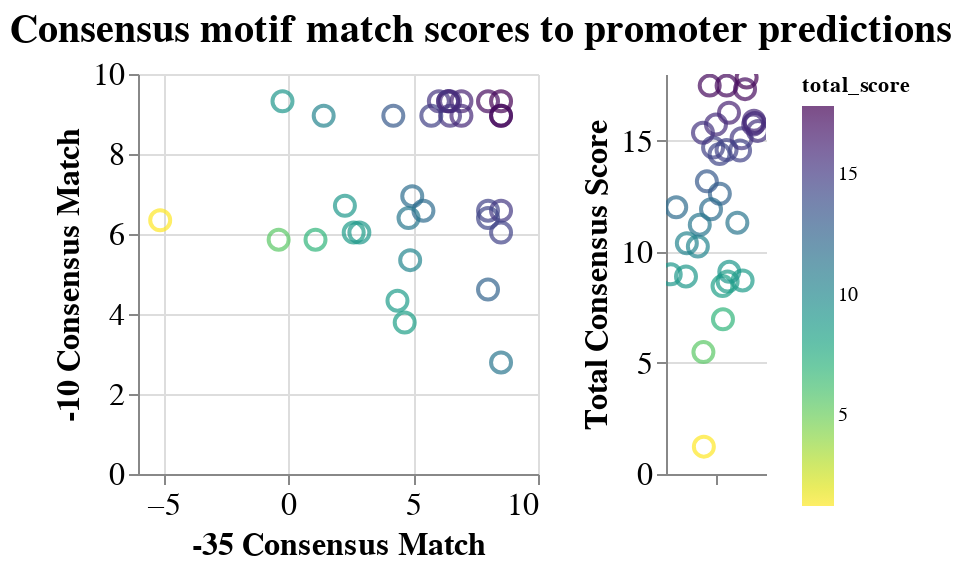

The code cell stored with this chart in its notebook:
### Markdown cell above
In this dataframe, `hex1_score` and `hex2_score` represent this predictions log odds score (how well it matches) to the consensus PSSM above. The `total_score` is the sum of `hex1_score` and `hex2_score`. Higher scores indicate better matches to the consensus.

### Code cell
# scatter plot of hex1 vs hex 2
scatter = alt.Chart(
    hex_score_df,
).mark_point().encode(
    x=alt.X('hex1_score:Q',axis=alt.Axis(title="-35 Consensus Match")),
    y=alt.Y('hex2_score:Q',axis=alt.Axis(title="-10 Consensus Match")),
    color=alt.Color('total_score:Q',scale=alt.Scale(scheme='viridis'),sort='descending'),
    size=alt.value(100),
    tooltip=["desc:N","hex1:N",'hex2:N','total_score:Q'],
).properties(
    width=200,
    height=200
).interactive()

# stripplot showing total score (hex1 + hex2)
stripplot = alt.Chart(
    hex_score_df,
).mark_point().encode(
    x=alt.X(
        'jitter:Q',
        title=None,
        axis=alt.Axis(values=[0], ticks=True, grid=False, labels=False),
        scale=alt.Scale()
    ),
    y=alt.Y(
        'total_score:Q',
        axis=alt.Axis(title="Total Consensus Score")),
    color=alt.Color(
        'total_score:Q',
        scale=alt.Scale(scheme='viridis'),
        sort='descending'),
    size=alt.value(100),
    tooltip=["desc:N","hex1:N",'hex2:N','total_score:Q'],
).transform_calculate(
    # Generate Gaussian jitter with a Box-Muller transform
    jitter='sqrt(-2*log(random()))*cos(2*PI*random())'
).properties(height=200, width=50
).interactive()

# horizontally concat plots
combo = alt.hconcat(
    scatter, 
    stripplot,
    title=f"Consensus motif match scores to promoter predictions"
).configure_view(
    stroke=None
).configure_axis(
    labelFontSize=16,
    titleFontSize=16,
).configure_title(
    anchor='middle',
    fontSize=20
)

#combo.save('consensus_scatter.html')
combo

### Figure 1 — Vega-Lite specification as saved in the notebook (floating-point values rounded to 4 significant figures)
{"config": {"view": {"continuousWidth": 400, "continuousHeight": 300, "stroke": null}, "axis": {"labelFontSize": 16, "titleFontSize": 16}, "title": {"anchor": "middle", "fontSize": 20}}, "hconcat": [{"mark": "point", "encoding": {"color": {"type": "quantitative", "field": "total_score", "scale": {"scheme": "viridis"}, "sort": "descending"}, "size": {"value": 100}, "tooltip": [{"type": "nominal", "field": "desc"}, {"type": "nominal", "field": "hex1"}, {"type": "nominal", "field": "hex2"}, {"type": "quantitative", "field": "total_score"}], "x": {"type": "quantitative", "axis": {"title": "-35 Consensus Match"}, "field": "hex1_score"}, "y": {"type": "quantitative", "axis": {"title": "-10 Consensus Match"}, "field": "hex2_score"}}, "height": 200, "selection": {"selector001": {"type": "interval", "bind": "scales", "encodings": ["x", "y"]}}, "width": 200}, {"mark": "point", "encoding": {"color": {"type": "quantitative", "field": "total_score", "scale": {"scheme": "viridis"}, "sort": "descending"}, "size": {"value": 100}, "tooltip": [{"type": "nominal", "field": "desc"}, {"type": "nominal", "field": "hex1"}, {"type": "nominal", "field": "hex2"}, {"type": "quantitative", "field": "total_score"}], "x": {"type": "quantitative", "axis": {"grid": false, "labels": false, "ticks": true, "values": [0]}, "field": "jitter", "scale": {}, "title": null}, "y": {"type": "quantitative", "axis": {"title": "Total Consensus Score"}, "field": "total_score"}}, "height": 200, "selection": {"selector002": {"type": "interval", "bind": "scales", "encodings": ["x", "y"]}}, "transform": [{"calculate": "sqrt(-2*log(random()))*cos(2*PI*random())", "as": "jitter"}], "width": 50}], "data": {"name": "data-061f51e008741ce51ad6e1611cb4996b"}, "title": "Consensus motif match scores to promoter predictions", "$schema": "https://vega.github.io/schema/vega-lite/v4.0.2.json", "datasets": {"data-061f51e008741ce51ad6e1611cb4996b": [{"locus_tag": "BSU_00440", "desc": "BSU_00440|veg|conserved hypothetical protein", "motif_block": "TTGACAACGTCTTATTAACGTTGATATAAT", "hex1": "TTGACA", "hex1_score": 8.522, "hex2": "TATAAT", "hex2_score": 9.318, "total_score": 17.84}, {"locus_tag": "BSU_00490", "desc": "BSU_00490|spoVG|regulator required for spore cortex synthesis (stage V sporulation)", "motif_block": "TTTCAGAAAAAATCGTGGAATTGATACACT", "hex1": "TTTCAG", "hex1_score": 2.628, "hex2": "TACACT", "hex2_score": 6.035, "total_score": 8.663}, {"locus_tag": "BSU_01020", "desc": "BSU_01020|rplK|ribosomal protein L11 (BL11)", "motif_block": "TTGAAATTGCTATATATAAATGATAATAT", "hex1": "TTGAAA", "hex1_score": 8.001, "hex2": "TAATAT", "hex2_score": 6.582, "total_score": 14.58}, {"locus_tag": "BSU_01030", "desc": "BSU_01030|rplA|ribosomal protein L1 (BL1)", "motif_block": "TATTCGTGGGAGGTTATTCCGCTATAAC", "hex1": "TATTCG", "hex1_score": -0.3739, "hex2": "TATAAC", "hex2_score": 5.859, "total_score": 5.485}, {"locus_tag": "BSU_01090", "desc": "BSU_01090|rulS|K-turn RNA binding protein; alternative ribosomal protein L7A", "motif_block": "TTGACATTCGTCTCCTAGAATGATAATAT", "hex1": "TTGACA", "hex1_score": 8.522, "hex2": "TAATAT", "hex2_score": 6.582, "total_score": 15.1}, {"locus_tag": "BSU_01100", "desc": "BSU_01100|rpsL|ribosomal protein S12 (BS12)", "motif_block": "ATGAACCACCTGGGTATGTGGGTTATAAA", "hex1": "ATGAAC", "hex1_score": 2.277, "hex2": "TATAAA", "hex2_score": 6.707, "total_score": 8.983}, {"locus_tag": "BSU_01130", "desc": "BSU_01130|tufA|elongation factor Tu", "motif_block": "TTGCCGCTTAACTCAAGTATAACTACTAT", "hex1": "TTGCCG", "hex1_score": 5.417, "hex2": "TACTAT", "hex2_score": 6.582, "total_score": 12.0}, {"locus_tag": "BSU_01150", "desc": "BSU_01150|rpsJ|ribosomal protein S10 (BS13); transcription antitermination factor", "motif_block": "TTGATAAATAAGAAAAACCCCTGTATAAT", "hex1": "TTGATA", "hex1_score": 6.937, "hex2": "TATAAT", "hex2_score": 9.318, "total_score": 16.25}, {"locus_tag": "BSU_01430", "desc": "BSU_01430|rpoA|RNA polymerase (alpha subunit)", "motif_block": "TTGCCTGAGCACATACGGGACTAAACAAT", "hex1": "TTGCCT", "hex1_score": 4.887, "hex2": "AACAAT", "hex2_score": 5.347, "total_score": 10.23}, {"locus_tag": "BSU_03480", "desc": "BSU_03480|srfAA|surfactin synthetase", "motif_block": "TTGAAAACAATGAATAAATAGCCAAAAT", "hex1": "TTGAAA", "hex1_score": 8.001, "hex2": "CAAAAT", "hex2_score": 4.61, "total_score": 12.61}, {"locus_tag": "BSU_03510", "desc": "BSU_03510|srfAC|surfactin synthetase", "motif_block": "TTGACATGCTTGAGGAGAATTTAAAAT", "hex1": "TTGACA", "hex1_score": 8.522, "hex2": "TAAAAT", "hex2_score": 8.956, "total_score": 17.48}, {"locus_tag": "BSU_13560", "desc": "BSU_13560|mtnK|methylthioribose kinase (methionine salvage pathway, promiscuous)", "motif_block": "TTTACGGCCACATATTAATTAATTACATA", "hex1": "TTTACG", "hex1_score": 4.668, "hex2": "TACATA", "hex2_score": 3.786, "total_score": 8.454}, {"locus_tag": "BSU_14600", "desc": "BSU_14600|pdhC|pyruvate dehydrogenase (dihydrolipoamide acetyltransferase E2 subunit)", "motif_block": "TTTCAATGCTTACGATGTAAACTTTAAAAT", "hex1": "TTTCAA", "hex1_score": 4.213, "hex2": "TAAAAT", "hex2_score": 8.956, "total_score": 13.17}, {"locus_tag": "BSU_15920", "desc": "BSU_15920|acpA|acyl carrier protein", "motif_block": "TAGTTTTTTAAAAACGAATCCACTATAAT", "hex1": "TAGTTT", "hex1_score": -0.2209, "hex2": "TATAAT", "hex2_score": 9.318, "total_score": 9.097}, {"locus_tag": "BSU_15970", "desc": "BSU_15970|ylxM|component of the signal recognition particle (SRP) protein-targeting pathway", "motif_block": "TTGACAGTGTCATTAAAACCGTGTAAACT", "hex1": "TTGACA", "hex1_score": 8.522, "hex2": "TAAACT", "hex2_score": 6.035, "total_score": 14.56}, {"locus_tag": "BSU_16490", "desc": "BSU_16490|rpsB|ribosomal protein S2", "motif_block": "TTGTCGGATAAAGCTGTGTTATATTAT", "hex1": "TTGTCG", "hex1_score": 4.97, "hex2": "TATTAT", "hex2_score": 6.945, "total_score": 11.91}, {"locus_tag": "BSU_16680", "desc": "BSU_16680|rpsO|ribosomal protein S15 (BS18)", "motif_block": "TTGCAACGCACGCAAATTTTATTCTAAAAT", "hex1": "TTGCAA", "hex1_score": 6.481, "hex2": "TAAAAT", "hex2_score": 8.956, "total_score": 15.44}, {"locus_tag": "BSU_16960", "desc": "BSU_16960|rny|endoribonuclease Y", "motif_block": "TTGACAAGTATTTCCGACACATTTACAAT", "hex1": "TTGACA", "hex1_score": 8.522, "hex2": "TACAAT", "hex2_score": 8.956, "total_score": 17.48}, {"locus_tag": "BSU_21490", "desc": "BSU_21490|sunI|protein of immunity to sublancin", "motif_block": "TTTAAAAACTTAAAAAACATGGTAAAAT", "hex1": "TTTAAA", "hex1_score": 5.732, "hex2": "TAAAAT", "hex2_score": 8.956, "total_score": 14.69}, {"locus_tag": "BSU_22790", "desc": "BSU_22790|hbs|non-specific DNA-binding protein HBsu", "motif_block": "TTGACGAGCAAGGGATTGACGCTTTAAAAT", "hex1": "TTGACG", "hex1_score": 6.937, "hex2": "TAAAAT", "hex2_score": 8.956, "total_score": 15.89}, {"locus_tag": "BSU_25020", "desc": "BSU_25020|sodA|superoxide dismutase (Mn[2+]-dependent)", "motif_block": "TTGATTACAAAGCATTCTTTTGTTACATT", "hex1": "TTGATT", "hex1_score": 4.821, "hex2": "TACATT", "hex2_score": 6.398, "total_score": 11.22}, {"locus_tag": "BSU_25050", "desc": "BSU_25050|yqgA|cell wall protein", "motif_block": "TTGACAGGATTTCTTCGACTAAACATT", "hex1": "TTGACA", "hex1_score": 8.522, "hex2": "AACATT", "hex2_score": 2.789, "total_score": 11.31}, {"locus_tag": "BSU_25410", "desc": "BSU_25410|rpsU|ribosomal protein S21", "motif_block": "TTGACCTGACTGATGGCTTATATTATAAT", "hex1": "TTGACC", "hex1_score": 6.406, "hex2": "TATAAT", "hex2_score": 9.318, "total_score": 15.72}, {"locus_tag": "BSU_29130", "desc": "BSU_29130|icd|isocitrate dehydrogenase", "motif_block": "TTGTTCAGACATCAAAATTGGGTTACACT", "hex1": "TTGTTC", "hex1_score": 2.854, "hex2": "TACACT", "hex2_score": 6.035, "total_score": 8.889}, {"locus_tag": "BSU_31910", "desc": "BSU_31910|yukE|small WGX100 secreted protein (ESX-dependent secretion)", "motif_block": "TTGACTATGCCGAAAAACTGTTTTTATAAT", "hex1": "TTGACT", "hex1_score": 6.406, "hex2": "TATAAT", "hex2_score": 9.318, "total_score": 15.72}, {"locus_tag": "BSU_35360", "desc": "BSU_35360|hag|flagellin protein", "motif_block": "TTAACAAAATCAGAGACAATCCGATATTAA", "hex1": "TTAACA", "hex1_score": 4.379, "hex2": "TATTAA", "hex2_score": 4.333, "total_score": 8.712}, {"locus_tag": "BSU_36850", "desc": "BSU_36850|atpF|ATP synthase (subunit b, component F0)", "motif_block": "AGCATAAAAGCCTTATATGAACTAAAAA", "hex1": "AGCATA", "hex1_score": -5.113, "hex2": "TAAAAA", "hex2_score": 6.344, "total_score": 1.231}, {"locus_tag": "BSU_37070", "desc": "BSU_37070|rpmEA|ribosomal protein L31", "motif_block": "TTGCAAAAGAAGTAAATCACTGATATAAT", "hex1": "TTGCAA", "hex1_score": 6.481, "hex2": "TATAAT", "hex2_score": 9.318, "total_score": 15.8}, {"locus_tag": "BSU_37460", "desc": "BSU_37460|rapF|response regulator aspartate phosphatase anti-activator of ComA", "motif_block": "CAGACATACACTGCTCACGCAGATATAAC", "hex1": "CAGACA", "hex1_score": 1.101, "hex2": "TATAAC", "hex2_score": 5.859, "total_score": 6.959}, {"locus_tag": "BSU_40090", "desc": "BSU_40090|ahpC|alkyl hydroperoxide reductase (small subunit)", "motif_block": "TTGAAAGCGATTATGCTTTCTAATACATT", "hex1": "TTGAAA", "hex1_score": 8.001, "hex2": "TACATT", "hex2_score": 6.398, "total_score": 14.4}, {"locus_tag": "BSU_40910", "desc": "BSU_40910|rpsF|ribosomal protein S6 (BS9)", "motif_block": "TTGTAAAGGGACAAGAGCTTTGGTATAAT", "hex1": "TTGTAA", "hex1_score": 6.034, "hex2": "TATAAT", "hex2_score": 9.318, "total_score": 15.35}, {"locus_tag": "BSU_misc_RNA_47", "desc": "BSU_misc_RNA_47||mRNA L20_leader attenuator sequence", "motif_block": "TTGCGCTCATAGAAAACCCATGTTACAAT", "hex1": "TTGCGC", "hex1_score": 1.427, "hex2": "TACAAT", "hex2_score": 8.956, "total_score": 10.38}, {"locus_tag": "BSU_misc_RNA_55", "desc": "BSU_misc_RNA_55|ssrA|transfer-messenger RNA (tmRNA, 10Sa RNA)", "motif_block": "TTGAAAAGAGCCGTGATCATGTTATAAT", "hex1": "TTGAAA", "hex1_score": 8.001, "hex2": "TATAAT", "hex2_score": 9.318, "total_score": 17.32}]}}
